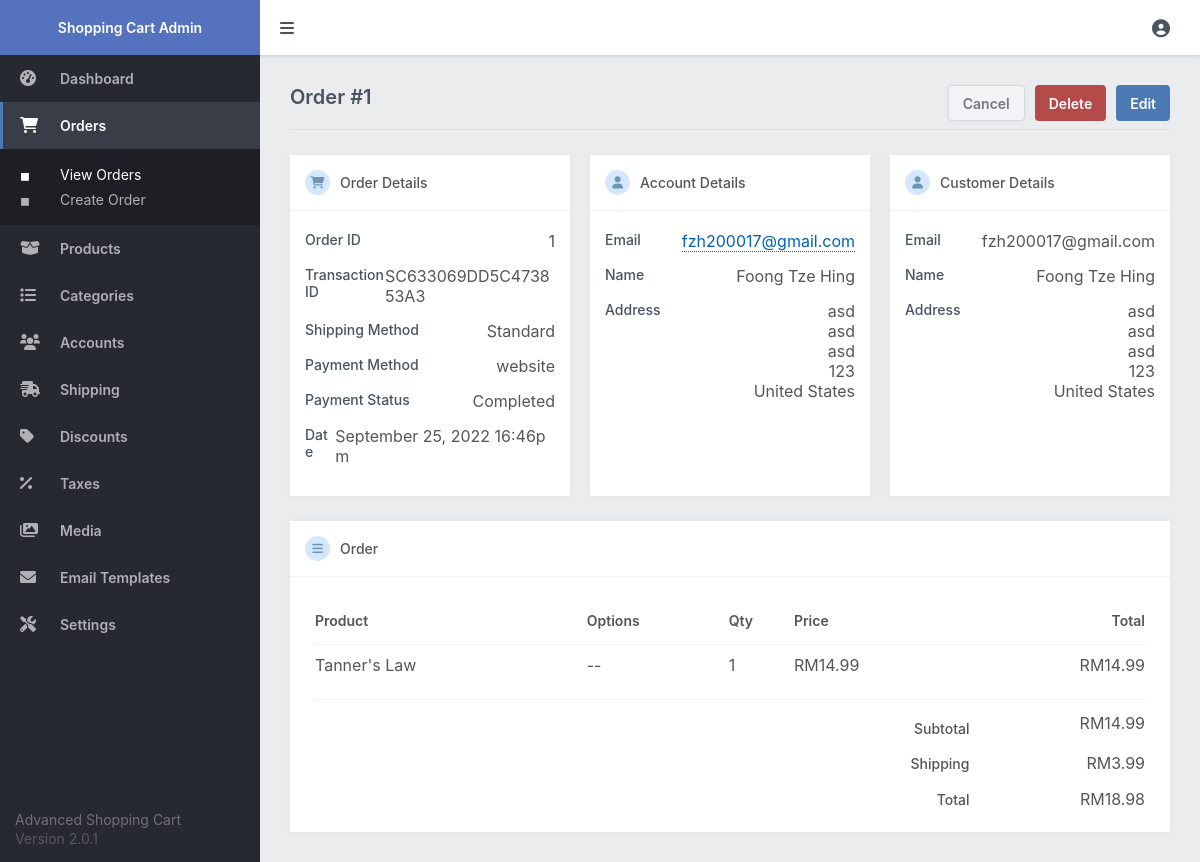
The page /admin/index.php?page=order&id=1 (signed in) on the database its author committed.
### tables this page shows
CREATE TABLE `transactions` (
  `id` int(11) NOT NULL,
  `txn_id` varchar(255) NOT NULL,
  `payment_amount` decimal(7,2) NOT NULL,
  `payment_status` varchar(30) NOT NULL,
  `created` datetime NOT NULL,
  `payer_email` varchar(255) NOT NULL DEFAULT '',
  `first_name` varchar(100) NOT NULL DEFAULT '',
  `last_name` varchar(100) NOT NULL DEFAULT '',
  `address_street` varchar(255) NOT NULL DEFAULT '',
  `address_city` varchar(100) NOT NULL DEFAULT '',
  `address_state` varchar(100) NOT NULL DEFAULT '',
  `address_zip` varchar(50) NOT NULL DEFAULT '',
  `address_country` varchar(100) NOT NULL DEFAULT '',
  `account_id` int(11) DEFAULT NULL,
  `payment_method` varchar(50) NOT NULL DEFAULT 'website',
  `shipping_method` varchar(255) NOT NULL DEFAULT '',
  `shipping_amount` decimal(7,2) NOT NULL DEFAULT 0.00,
  `discount_code` varchar(50) NOT NULL DEFAULT ''
);

CREATE TABLE `accounts` (
  `id` int(11) NOT NULL,
  `email` varchar(255) NOT NULL,
  `password` varchar(255) NOT NULL,
  `role` enum('Member','Admin') NOT NULL DEFAULT 'Member',
  `first_name` varchar(100) NOT NULL,
  `last_name` varchar(100) NOT NULL,
  `address_street` varchar(255) NOT NULL,
  `address_city` varchar(100) NOT NULL,
  `address_state` varchar(100) NOT NULL,
  `address_zip` varchar(50) NOT NULL,
  `address_country` varchar(100) NOT NULL,
  `registered` datetime NOT NULL DEFAULT current_timestamp()
);

CREATE TABLE `transactions_items` (
  `id` int(11) NOT NULL,
  `txn_id` varchar(255) NOT NULL,
  `item_id` int(11) NOT NULL,
  `item_price` decimal(7,2) NOT NULL,
  `item_quantity` int(11) NOT NULL,
  `item_options` varchar(255) NOT NULL
);

CREATE TABLE `products` (
  `id` int(11) NOT NULL,
  `name` varchar(200) NOT NULL,
  `description` text NOT NULL,
  `price` decimal(7,2) NOT NULL,
  `author` varchar(200) NOT NULL,
  `type` tinyint(1) NOT NULL,
  `isbn` bigint(200) NOT NULL,
  `rrp` decimal(7,2) NOT NULL DEFAULT 0.00,
  `quantity` int(11) NOT NULL,
  `date_added` datetime NOT NULL DEFAULT current_timestamp(),
  `weight` decimal(7,2) NOT NULL DEFAULT 0.00,
  `url_slug` varchar(255) NOT NULL DEFAULT '',
  `status` tinyint(1) NOT NULL DEFAULT 1
);

### admin/index.php (called while the page is built, shortened)
<?php
include '../functions.php';
$page = isset($_GET['page']) && file_exists($_GET['page'] . '.php') ? $_GET['page'] : 'dashboard';
include $page . '.php';
?>

### admin/order.php (the view, shortened to what this page needs)
<?php
$stmt = $pdo->prepare('SELECT ti.*, p.name FROM transactions t JOIN transactions_items ti ON ti.txn_id = t.txn_id LEFT JOIN products p ON p.id = ti.item_id WHERE t.id = ?');
$stmt->execute([ $_GET['id'] ]);
$order_items = $stmt->fetchAll(PDO::FETCH_ASSOC);
$stmt = $pdo->prepare('SELECT a.email, a.id AS a_id, a.first_name AS a_first_name, a.last_name AS a_last_name, a.address_street AS a_address_street, a.address_city AS a_address_city, a.address_state AS a_address_state, a.address_zip AS a_address_zip, a.address_country AS a_address_country, t.* FROM transactions t LEFT JOIN transactions_items ti ON ti.txn_id = t.txn_id LEFT JOIN accounts a ON a.id = t.account_id WHERE t.id = ?');
$stmt->execute([ $_GET['id'] ]);
$order = $stmt->fetch(PDO::FETCH_ASSOC);
?>
<?=template_admin_header('Orders', 'orders')?>
<div class="content-title responsive-flex-wrap responsive-pad-bot-3">
    <h2 class="responsive-width-100">Order #<?=$_GET['id']?></h2>
    <a href="index.php?page=orders" class="btn alt mar-right-2">Cancel</a>
    <a href="index.php?page=order&id=<?=$_GET['id']?>&delete=true" class="btn red mar-right-2" onclick="return confirm('Are you sure you want to delete this order?')">Delete</a>
    <a href="index.php?page=order_manage&id=<?=$_GET['id']?>" class="btn">Edit</a>
</div>
<div class="content-block-wrapper">
    <div class="content-block order-details">
        <div class="block-header">
            <i class="fa-solid fa-cart-shopping fa-sm"></i>Order Details
        </div>
        <div class="order-detail">
            <h3>Order ID</h3>
            <p><?=$order['id']?></p>
        </div>
        <div class="order-detail">
            <h3>Transaction ID</h3>
            <p><?=$order['txn_id']?></p>
        </div>
        <?php if ($order['shipping_method']): ?>
        <div class="order-detail">
            <h3>Shipping Method</h3>
            <p><?=$order['shipping_method'] ? htmlspecialchars($order['shipping_method'], ENT_QUOTES) : '--'?></p>
        </div>
        <?php endif; ?>
        <div class="order-detail">
            <h3>Payment Method</h3>
            <p><?=$order['payment_method']?></p>
        </div>
        <div class="order-detail">
            <h3>Payment Status</h3>
            <p><?=$order['payment_status']?></p>
        </div>
        <div class="order-detail">
            <h3>Date</h3>
            <p><?=date('F j, Y H:ia', strtotime($order['created']))?></p>
        </div>
    </div>
    <div class="content-block order-details">
        <div class="block-header">
            <i class="fa-solid fa-user fa-sm"></i>Account Details
        </div>
        <?php if ($order['email']): ?>
        <div class="order-detail">
            <h3>Email</h3>
            <p><a href="index.php?page=account&id=<?=$order['a_id']?>" target="_blank" class="link1" style="margin:0"><?=htmlspecialchars($order['email'], ENT_QUOTES)?></a></p>
        </div>
        <div class="order-detail">
            <h3>Name</h3>
            <p><?=htmlspecialchars($order['a_first_name'], ENT_QUOTES)?> <?=htmlspecialchars($order['a_last_name'], ENT_QUOTES)?></p>
        </div>
        <div class="order-detail">
            <h3>Address</h3>
            <p style="text-align:right;"><?=htmlspecialchars($order['a_address_street'], ENT_QUOTES)?><br>
                <?=htmlspecialchars($order['a_address_city'], ENT_QUOTES)?><br>
                <?=htmlspecialchars($order['a_address_state'], ENT_QUOTES)?><br>
                <?=htmlspecialchars($order['a_address_zip'], ENT_QUOTES)?><br>
                <?=htmlspecialchars($order['a_address_country'], ENT_QUOTES)?>
            </p>
        </div>
        <?php else: ?>
        <p>The order is not associated with an account.</p>
        <?php endif; ?>
    </div>
    <div class="content-block order-details">
        <div class="block-header">
            <i class="fa-solid fa-user fa-sm"></i>Customer Details
        </div>
        <div class="order-detail">
            <h3>Email</h3>
            <p><?=htmlspecialchars($order['payer_email'], ENT_QUOTES)?></p>
        </div>
        <div class="order-detail">
            <h3>Name</h3>
            <p><?=htmlspecialchars($order['first_name'], ENT_QUOTES)?> <?=htmlspecialchars($order['last_name'], ENT_QUOTES)?></p>
        </div>
        <div class="order-detail">
            <h3>Address</h3>
            <p style="text-align:right;"><?=htmlspecialchars($order['address_street'], ENT_QUOTES)?><br>
                <?=htmlspecialchars($order['address_city'], ENT_QUOTES)?><br>
                <?=htmlspecialchars($order['address_state'], ENT_QUOTES)?><br>
                <?=htmlspecialchars($order['address_zip'], ENT_QUOTES)?><br>
                <?=htmlspecialchars($order['address_country'], ENT_QUOTES)?>
            </p>
        </div>
    </div>
</div>
<div class="content-block">
    <div class="block-header">
        <i class="fa-solid fa-bars fa-sm"></i>Order
    </div>
    <div class="table order-table">
        <table>
            <thead>
                <tr>
                    <td>Product</td>
                    <td>Options</td>
                    <td>Qty</td>
                    <td class="responsive-hidden">Price</td>
                    <td style="text-align:right;">Total</td>
                </tr>
            </thead>
            <tbody>
                <?php if (empty($order_items)): ?>
                <tr>
                    <td colspan="5" style="text-align:center;">There are no order items</td>
                </tr>
                <?php else: ?>
                <?php foreach ($order_items as $item): ?>
                <tr>
                    <td><?=$item['name'] ? htmlspecialchars($item['name'], ENT_QUOTES) : '(Product ' . $item['item_id'] . ')'?></td>
                    <td><?=$item['item_options'] ? htmlspecialchars(str_replace(',', ', ', $item['item_options']), ENT_QUOTES) : '--'?></td>
                    <td><?=$item['item_quantity']?></td>
                    <td class="responsive-hidden"><?=currency_code?><?=number_format($item['item_price'], 2)?></td>
                    <td style="text-align:right;"><?=currency_code?><?=number_format($item['item_price']*$item['item_quantity'], 2)?></td>
                </tr>
                <?php endforeach; ?>
                <?php endif; ?>
                <tr>
                    <td colspan="5" class="item-list-end"></td>
                </tr>
                <tr>
                    <td colspan="4" class="subtotal">Subtotal</td>
                    <td class="num"><?=currency_code?><?=number_format($order['payment_amount']-$order['shipping_amount'], 2)?></td>
                </tr>
                <tr>
                    <td colspan="4" class="shipping">Shipping</td>
                    <td class="num"><?=currency_code?><?=number_format($order['shipping_amount'], 2)?></td>
                </tr>
                <tr>
                    <td colspan="4" class="total">Total</td>
                    <td class="num"><?=currency_code?><?=number_format($order['payment_amount'], 2)?></td>
                </tr>
            </tbody>
        </table>
    </div>
</div>
<?=template_admin_footer()?>

### admin/admin.css (style rules this page uses)
* { box-sizing: border-box; font-family: -apple-system, BlinkMacSystemFont, "segoe ui", roboto, oxygen, ubuntu, cantarell, "fira sans", "droid sans", "helvetica neue", Arial, sans-serif; font-size: 16px; }
html { height: 100%; }
body { position: relative; min-height: 100%; color: #555555; background-color: #ebeced; margin: 0; }
h1, h2, h3, h4, h5 { color: #4a5361; margin: 0; padding: 0; }
main h2 { font-size: 20px; padding-bottom: 20px; font-weight: 600; }
main .content-title { border-bottom: 1px solid #dbdddf; display: flex; }
main .content-title h2 { flex: 1; }
main .content-title .btn { height: 36px; }
main .content-block { background-color: #fff; margin-top: 25px; padding: 15px; box-shadow: 0px 0px 5px 1px rgba(0, 0, 0, 0.03); overflow: hidden; }
main .content-block .block-header { position: relative; border-bottom: 1px solid #f0f1f2; margin-bottom: 20px; padding: 0 15px 15px 15px; margin-left: -15px; margin-right: -15px; font-size: 14px; font-weight: 500; }
main .content-block .block-header i { display: inline-flex; height: 25px; width: 25px; padding-top: 2px; justify-content: center; align-items: center; border-radius: 50%; background-color: #d5e7fa; color: #6e94ba; margin-right: 10px; }
main .content-block-wrapper { display: flex; width: 100%; padding-top: 25px; }
main .content-block-wrapper .content-block { width: 100%; margin: 0 10px; }
main .content-block-wrapper .content-block:first-child { margin-left: 0; }
main .content-block-wrapper .content-block:last-child { margin-right: 0; }
main .order-details .order-detail { display: flex; justify-content: space-between; padding-bottom: 15px; word-break: break-all; }
main .order-details .order-detail h3 { padding: 0; margin: 0; font-size: 14px; font-weight: 500; }
main .order-details .order-detail p { padding: 0; margin: 0; }
main .order-table { margin: 0; }
main .order-table .item-list-end { border-bottom: 1px solid #f0f1f2; }
main .order-table .subtotal { padding-top: 20px; }
main .order-table .subtotal, main .order-table .shipping, main .order-table .total { text-align: right; font-weight: 500; font-size: 14px; }
main .order-table .num { text-align: right; }
.table { overflow-x: auto; padding: 0 10px; }
.table table { width: 100%; border-collapse: collapse; }
.table table thead td { font-weight: 600; font-size: 14px; padding: 15px 0; }
.table table thead tr { border-bottom: 1px solid #f0f1f2; }
.table table tbody tr:first-child td { padding-top: 10px; }
.table table tbody td { padding: 8px 0; }
.link1, .link2 { text-decoration: none; color: #0060ba; border-bottom: 1px dotted; margin: 0 5px 0 0; }
.btn { display: inline-flex; align-items: center; justify-content: center; text-decoration: none; appearance: none; cursor: pointer; border: 0; background: #4a79b4; color: #FFFFFF; padding: 0 14px; font-size: 14px; font-weight: 600; border-radius: 4px; height: 38px; }
.btn.red { background: #b44a4a; }
.btn.alt { color: #75797e; border: 1px solid #d4dbde; box-shadow: 0px 0px 3px 1px rgba(0, 0, 0, 0.03); background: #f1f3f4; }
.mar-right-2 { margin-right: 10px; }

### rows shown on the page
transactions: id "1", txn "SC633069DD5C473853A3", shipping_method "Standard", payment_method "website", payment_status "Completed", created "September 25, 2022 16:46pm", account.email "fzh200017@gmail.com", account.first_name "Foong", account.last_name "Tze Hing", account.address_street "asd", account.address_city "asd", account.address_state "asd", account.address_zip "123", account.address_country "United States", payer_email "fzh200017@gmail.com", first_name "Foong", last_name "Tze Hing", address_street "asd", address_city "asd", address_state "asd", address_zip "123", address_country "United States", $order['payment_amount']-$order['shipping_amount'] "14.99", shipping_amount "3.99", payment_amount "18.98"
transactions_items: products.name "Tanner's Law", item_quantity "1", item_price "14.99", $item['item_price']*$item['item_quantity'] "14.99"

### other values the page prints
$_GET['id'] "1"
currency_code "RM"
